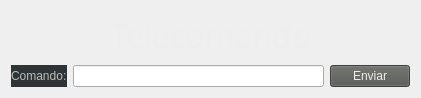
   <widget class="QWidget" name="layoutWidget">
    <property name="geometry">
     <rect>
      <x>10</x>
      <y>430</y>
      <width>421</width>
      <height>98</height>
     </rect>
    </property>
    <layout class="QVBoxLayout" name="verticalLayout_5">
     <item>
      <layout class="QHBoxLayout" name="horizontalLayout_10">
       <item>
        <spacer name="horizontalSpacer_8">
         <property name="orientation">
          <enum>Qt::Horizontal</enum>
         </property>
         <property name="sizeHint" stdset="0">
          <size>
           <width>40</width>
           <height>20</height>
          </size>
         </property>
        </spacer>
       </item>
       <item>
        <widget class="QLabel" name="tTelecomando">
         <property name="font">
          <font>
           <family>Courier 10 Pitch</family>
           <pointsize>24</pointsize>
           <weight>50</weight>
           <italic>false</italic>
           <bold>false</bold>
          </font>
         </property>
         <property name="styleSheet">
          <string notr="true">font:24pt&quot;Courier 10 Pitch&quot;;
color:rgb(238,238,236);</string>
         </property>
         <property name="text">
          <string>Telecomando</string>
         </property>
        </widget>
       </item>
       <item>
        <spacer name="horizontalSpacer_9">
         <property name="orientation">
          <enum>Qt::Horizontal</enum>
         </property>
         <property name="sizeHint" stdset="0">
          <size>
           <width>40</width>
           <height>20</height>
          </size>
         </property>
        </spacer>
       </item>
      </layout>
     </item>
     <item>
      <layout class="QHBoxLayout" name="horizontalLayout_11">
       <item>
        <widget class="QLabel" name="tComando">
         <property name="styleSheet">
          <string notr="true">color:rgb(186,189,182);
background-color:rgb(46,52,54);
alternate-background-color:rgb(85,87,83);
border-color:rgb(46,52,54);
</string>
         </property>
         <property name="text">
          <string>Comando:</string>
         </property>
        </widget>
       </item>
       <item>
        <widget class="QLineEdit" name="vComando"/>
       </item>
       <item>
        <widget class="QPushButton" name="btnSend">
         <property name="styleSheet">
          <string notr="true">background-color: rgb(85,87,83);
color:rgb(238,238,236);
font:14pt&quot;Courier 10 Pitch&quot;;
alternate-background-color:rgb(136,138,133);
border-right-color:rgb(0,0,0);
border-bottom-color:rgb(0,0,0);</string>
         </property>
         <property name="text">
          <string>Enviar</string>
         </property>
        </widget>
       </item>
      </layout>
     </item>
    </layout>
   </widget>
